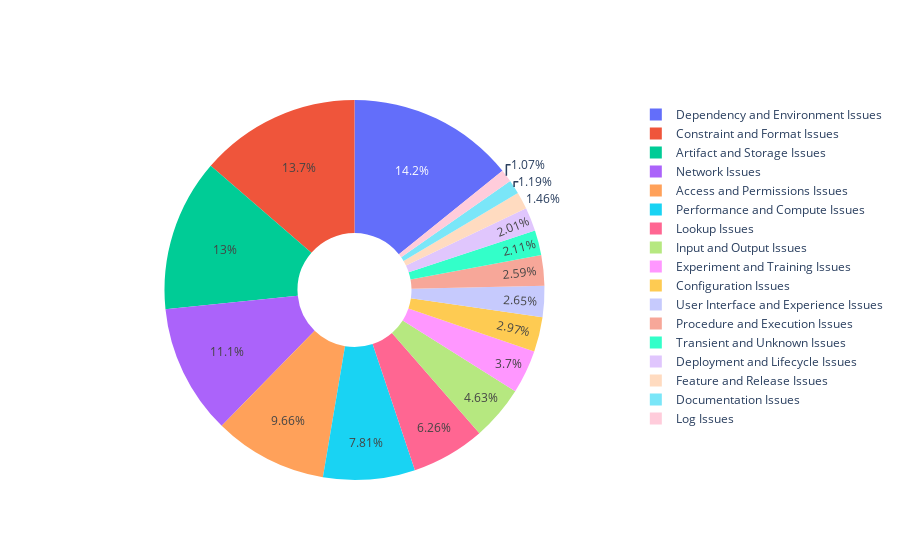

Write notebook code for a chart like this one.
### Code cell
# visualize anomaly & root cause

df = pd.read_json(os.path.join(path_rq2, 'mapped.json'))
df_number = pd.DataFrame()

values = []
labels = []

for macro_topic, sub_topics in anomaly_macro_topic_mapping_inverse.items():
    index, name = int(macro_topic.split(': ')[0]), macro_topic.split(': ')[1]
    labels.append(name)
    name = f'{index}: {name}'
    entry = {
        'Topic': name,
        'Percentage (%) (Anomaly)': round(len(df[df['Challenge_summary_topic_macro'] == index])/len(df)*100, 2),
        'Constituent Topics': anomaly_macro_topic_mapping_inverse[name],
    }
    df_number = pd.concat([df_number, pd.DataFrame([entry])], ignore_index=True)
    values.append(len(df[df['Challenge_summary_topic_macro'] == index]))
    

df_number = df_number.sort_values('Percentage (%) (Anomaly)', ascending=False)
print(df_number.to_latex(float_format="%.2f", index=False))


# Create Pie Chart
fig = go.Figure(data=[go.Pie(labels=labels, values=values, hole=.3)])

# Display the Pie Chart
fig.show()

### Figure 1 — Plotly figure (JSON) as saved in the notebook; plotly's stock layout.template omitted (floating-point values rounded to 4 significant figures)
{"data": [{"hole": 0.3, "labels": ["Dependency and Environment Issues", "Artifact and Storage Issues", "Constraint and Format Issues", "Network Issues", "Input and Output Issues", "Access and Permissions Issues", "Performance and Compute Issues", "Procedure and Execution Issues", "User Interface and Experience Issues", "Deployment and Lifecycle Issues", "Experiment and Training Issues", "Configuration Issues", "Feature and Release Issues", "Transient and Unknown Issues", "Lookup Issues", "Log Issues", "Documentation Issues"], "type": "pie", "values": [991, 904, 953, 772, 323, 674, 545, 181, 185, 140, 258, 207, 102, 147, 437, 75, 83]}], "layout": {}}
